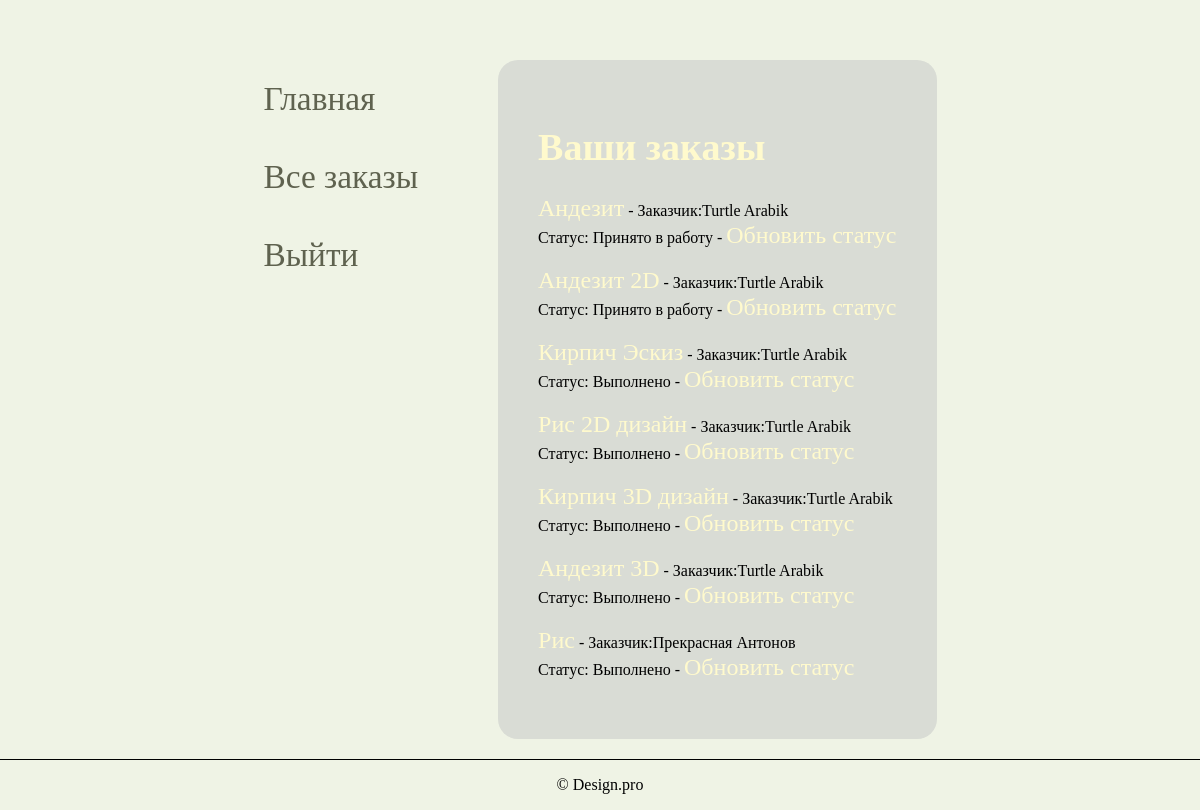
Before: /studio/customer/ (signed in) with the older database file.
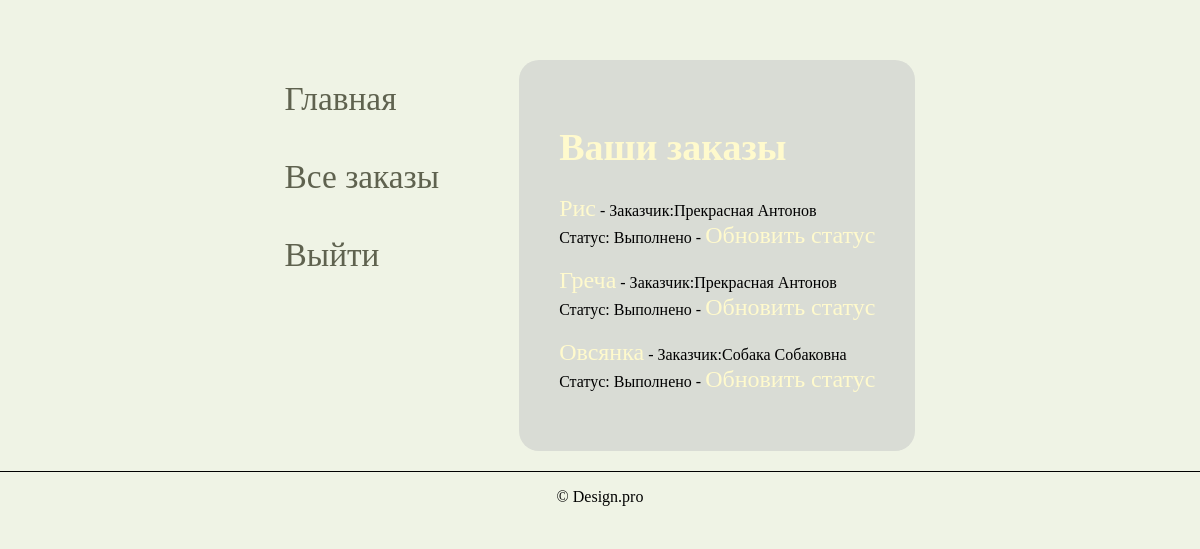
After: the same page with the newer database file.
### studio/models.py (models this page shows, shortened)
class Order(models.Model):
    day_add = models.DateField(null=True, blank=True)
    name = models.CharField(max_length=200, verbose_name='Имя', blank=False)
    summary = models.TextField(max_length=1000, help_text="Описание", blank=False)
    category = models.ForeignKey('category', help_text="Выбор категории", on_delete=models.CASCADE, blank=False)
    photo_file = models.ImageField(max_length=200, upload_to=get_name_file, blank=False, null=True,
                                   validators=[FileExtensionValidator(allowed_extensions=['png', 'jpg', 'jpeg'])])
    customer_order = models.ForeignKey('user', on_delete=models.SET_NULL, null=True, blank=True)
    comment = models.TextField(max_length=1000, help_text="Комментарий", blank=True)
    img = models.ImageField(max_length=200, upload_to=get_name_file, blank=True, null=True,
                            validators=[FileExtensionValidator(allowed_extensions=['png', 'jpg', 'jpeg'])])
    LOAN_STATUS = (
        ('n', 'Новая'),
        ('a', 'Принято в работу'),
        ('c', 'Выполнено'),
    )
    status = models.CharField(max_length=1, choices=LOAN_STATUS, blank=True, default='n')
    def get_status_name(self):
        for status in self.LOAN_STATUS:
            if status[0] == self.status:
                return status[1]
        return 'Не задан'
    class Meta:
        ordering = ["status"]
        permissions = (("can_mark_returned", "Установите статус заказа"),)

class User(AbstractUser):
    name = models.CharField(max_length=200, verbose_name='Имя', blank=False, validators=[
        RegexValidator(
            regex='^[А-Яа-я -]*$',
            message='Имя пользователя должно состоять из кириллицы',
            code='invalid_username'
        ),
    ])
    surname = models.CharField(max_length=200, verbose_name='Фамилия', blank=False, validators=[
        RegexValidator(
            regex='^[А-Яа-я -]*$',
            message='Фамилия пользователя должно состоять из кириллицы',
            code='invalid_username'
        ),
    ])
    patronymic = models.CharField(max_length=200, verbose_name='Отчество', blank=True, validators=[
        RegexValidator(
            regex='^[А-Яа-я -]*$',
            message='Отчество пользователя должно состоять из кириллицы',
            code='invalid_username'
        ),
    ])
    username = models.CharField(max_length=200, verbose_name='Логин', unique=True, blank=False, validators=[
        RegexValidator(
            regex='^[A-Za-z -]*$',
            message='Имя пользователя должно состоять только из латиницы',
            code='invalid_username'
        ),
    ])
    email = models.EmailField(max_length=200, verbose_name='Почта', unique=True, blank=False)
    password = models.CharField(max_length=200, verbose_name='Пароль', blank=False)
    role = models.CharField(max_length=200, verbose_name='Роль',
                            choices=(('admin', 'Администратор'), ('user', 'Пользователь')), default='user')
    user_file = models.ImageField(max_length=200, upload_to=get_name_file, blank=False, null=True,
                                   validators=[FileExtensionValidator(allowed_extensions=['png', 'jpg', 'jpeg'])])
    USERNAME_FIELD = 'username'
    def __str__(self):
        return str(self.name) + ' ' + str(self.surname)
    class Meta:
        ordering = ['name']

### studio/views.py (the view)
# urls.py: path(r'customer/', views.LoanedOrdersAllListView.as_view(), name='all-order'),
class LoanedOrdersAllListView(PermissionRequiredMixin, generic.ListView):
    model = Order
    permission_required = 'studio.can_mark_returned'
    template_name = 'studio/order_list_customer_all.html'
    paginate_by = 10
    status = None
    def get(self, request, *args, **kwargs):
        if request.GET.get('status'):
            self.status = request.GET.get('status')
        return super().get(request, *args, **kwargs)
    def get_context_data(self, **kwargs):
        context = super(LoanedOrdersAllListView, self).get_context_data(**kwargs)
        context['status_list'] = Order.LOAN_STATUS
        return context
    def get_queryset(self):
        return Order.objects.all()

### studio/templates/studio/order_list_customer_all.html (shortened to what this page needs)
{% load static %}
{% load thumbnail %}
<!DOCTYPE html>
<html lang="ru">
<head>
    <link rel="stylesheet" media="screen" type="text/css" href="{% static 'css/style.css' %}">
</head>
<body>
<div class="order_list">
    <div class="mein">
        <div class="link">
            <a href="{% url 'index'  %}">Главная</a>
            <a href="{% url 'all-order' %}">Все заказы</a>
            <a href="{% url 'logout'%}?next={{request.path}}">Выйти</a>
        </div>
        <div class="content">
            <h1>Ваши заказы</h1>
            {% if order_list %}
            {% for order in order_list %}
            <div class="project">
                <div class="link_list">
                    <a href="{% url 'order-detail' order.pk %}">{{order.name}}</a> {% if user.is_staff %}- Заказчик:{{ order.customer_order }}
                    <div class="link_list">Статус: {{ order.get_status_name }} {% endif %} {% if perms.studio.can_mark_returned %}- <a
                            href="{% url 'order-update' order.id %}">Обновить статус</a></div>
                    {% endif %}
                </div>
            </div>
            <br>
            {% endfor %}
            {% else %}
            <p>Заказов нет</p>
            {% endif %}
        </div>
    </div>
</div>
<footer>
    <p>&copy; Design.pro</p>
</footer>
</body>
</html>

### studio/static/css/style.css (style rules this page uses)
body { margin: 0 auto; max-width: 1200px; background-color: #eff3e5; }
span, a, h3 { text-decoration: none; font-size: 24px; }
h1 { font-size: 38px; }
h1, span { color: lemonchiffon; }
.mein { display: flex; justify-content: center; margin-top: 50px; }
.link { display: flex; flex-direction: column; margin-right: 40px; }
.content { border-radius: 20px; padding: 40px; margin-left: 40px; background-color: #d9dcd5; }
.link > a { font-size: 25pt; margin-top: 20px; margin-bottom: 20px; text-decoration: none; color: #5f624f; }
footer { display: flex; align-items: center; justify-content: space-around; border-top: 1px solid black; margin-top: 20px; }
.order_list { margin-top: 60px; }
.link_list > a { text-decoration: none; color: lemonchiffon; }

Changed rows visible on the page:
removed Order: name "Андезит", customer_order "Turtle Arabik", get_status_name "Принято в работу"
removed Order: name "Андезит 2D", customer_order "Turtle Arabik", get_status_name "Принято в работу"
removed Order: name "Кирпич Эскиз", customer_order "Turtle Arabik", get_status_name "Выполнено"
removed Order: name "Рис 2D дизайн", customer_order "Turtle Arabik", get_status_name "Выполнено"
removed Order: name "Кирпич 3D дизайн", customer_order "Turtle Arabik", get_status_name "Выполнено"
removed Order: name "Андезит 3D", customer_order "Turtle Arabik", get_status_name "Выполнено"
added Order: name "Греча", customer_order "Прекрасная Антонов", get_status_name "Выполнено"
added Order: name "Овсянка", customer_order "Собака Собаковна", get_status_name "Выполнено"
